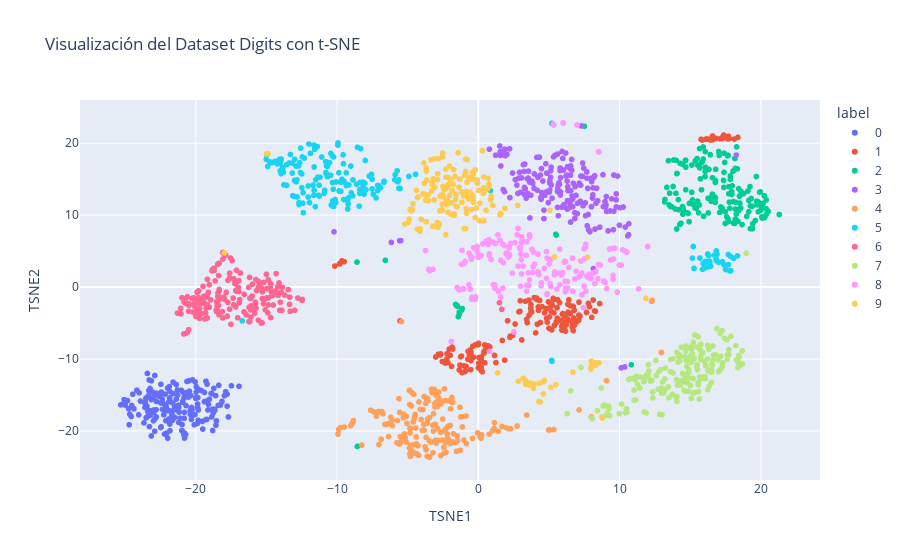

Here is the notebook cell this chart was saved with:
### Markdown cell above
## 5. t-SNE (t-distributed Stochastic Neighbor Embedding)

Ahora, aplicaremos t-SNE, una técnica no lineal, para ver si podemos obtener una mejor separación visual de los clusters de dígitos.

### Code cell
# Aplicamos t-SNE. Perplexity es un hiperparámetro importante.
tsne = TSNE(n_components=2, perplexity=100, random_state=1)
X_tsne = tsne.fit_transform(X_scaled)

# Creamos el DataFrame para Plotly
df_tsne = pd.DataFrame(data=X_tsne, columns=['TSNE1', 'TSNE2'])
df_tsne['label'] = y.astype(str)

# Visualizamos
fig = px.scatter(df_tsne, x='TSNE1', y='TSNE2', color='label',
                 title='Visualización del Dataset Digits con t-SNE',
                 labels={'color': 'Dígito'})
fig.show()

### Figure 1 — Plotly figure (JSON) as saved in the notebook; plotly's stock layout.template omitted (floating-point values rounded to 4 significant figures; data arrays with more than 128 entries replaced by an {"elided": "..."} marker saying what was removed)
{"data": [{"hovertemplate": "label=0<br>TSNE1=%{x}<br>TSNE2=%{y}<extra></extra>", "legendgroup": "0", "marker": {"color": "#636efa", "symbol": "circle"}, "mode": "markers", "name": "0", "showlegend": true, "type": "scattergl", "x": {"elided": "178 float values"}, "xaxis": "x", "y": {"elided": "178 float values"}, "yaxis": "y"}, {"hovertemplate": "label=1<br>TSNE1=%{x}<br>TSNE2=%{y}<extra></extra>", "legendgroup": "1", "marker": {"color": "#EF553B", "symbol": "circle"}, "mode": "markers", "name": "1", "showlegend": true, "type": "scattergl", "x": {"elided": "182 float values"}, "xaxis": "x", "y": {"elided": "182 float values"}, "yaxis": "y"}, {"hovertemplate": "label=2<br>TSNE1=%{x}<br>TSNE2=%{y}<extra></extra>", "legendgroup": "2", "marker": {"color": "#00cc96", "symbol": "circle"}, "mode": "markers", "name": "2", "showlegend": true, "type": "scattergl", "x": {"elided": "177 float values"}, "xaxis": "x", "y": {"elided": "177 float values"}, "yaxis": "y"}, {"hovertemplate": "label=3<br>TSNE1=%{x}<br>TSNE2=%{y}<extra></extra>", "legendgroup": "3", "marker": {"color": "#ab63fa", "symbol": "circle"}, "mode": "markers", "name": "3", "showlegend": true, "type": "scattergl", "x": {"elided": "183 float values"}, "xaxis": "x", "y": {"elided": "183 float values"}, "yaxis": "y"}, {"hovertemplate": "label=4<br>TSNE1=%{x}<br>TSNE2=%{y}<extra></extra>", "legendgroup": "4", "marker": {"color": "#FFA15A", "symbol": "circle"}, "mode": "markers", "name": "4", "showlegend": true, "type": "scattergl", "x": {"elided": "181 float values"}, "xaxis": "x", "y": {"elided": "181 float values"}, "yaxis": "y"}, {"hovertemplate": "label=5<br>TSNE1=%{x}<br>TSNE2=%{y}<extra></extra>", "legendgroup": "5", "marker": {"color": "#19d3f3", "symbol": "circle"}, "mode": "markers", "name": "5", "showlegend": true, "type": "scattergl", "x": {"elided": "182 float values"}, "xaxis": "x", "y": {"elided": "182 float values"}, "yaxis": "y"}, {"hovertemplate": "label=6<br>TSNE1=%{x}<br>TSNE2=%{y}<extra></extra>", "legendgroup": "6", "marker": {"color": "#FF6692", "symbol": "circle"}, "mode": "markers", "name": "6", "showlegend": true, "type": "scattergl", "x": {"elided": "181 float values"}, "xaxis": "x", "y": {"elided": "181 float values"}, "yaxis": "y"}, {"hovertemplate": "label=7<br>TSNE1=%{x}<br>TSNE2=%{y}<extra></extra>", "legendgroup": "7", "marker": {"color": "#B6E880", "symbol": "circle"}, "mode": "markers", "name": "7", "showlegend": true, "type": "scattergl", "x": {"elided": "179 float values"}, "xaxis": "x", "y": {"elided": "179 float values"}, "yaxis": "y"}, {"hovertemplate": "label=8<br>TSNE1=%{x}<br>TSNE2=%{y}<extra></extra>", "legendgroup": "8", "marker": {"color": "#FF97FF", "symbol": "circle"}, "mode": "markers", "name": "8", "showlegend": true, "type": "scattergl", "x": {"elided": "174 float values"}, "xaxis": "x", "y": {"elided": "174 float values"}, "yaxis": "y"}, {"hovertemplate": "label=9<br>TSNE1=%{x}<br>TSNE2=%{y}<extra></extra>", "legendgroup": "9", "marker": {"color": "#FECB52", "symbol": "circle"}, "mode": "markers", "name": "9", "showlegend": true, "type": "scattergl", "x": {"elided": "180 float values"}, "xaxis": "x", "y": {"elided": "180 float values"}, "yaxis": "y"}], "layout": {"legend": {"title": {"text": "label"}, "tracegroupgap": 0}, "title": {"text": "Visualización del Dataset Digits con t-SNE"}, "xaxis": {"anchor": "y", "domain": [0, 1], "title": {"text": "TSNE1"}}, "yaxis": {"anchor": "x", "domain": [0, 1], "title": {"text": "TSNE2"}}}}
